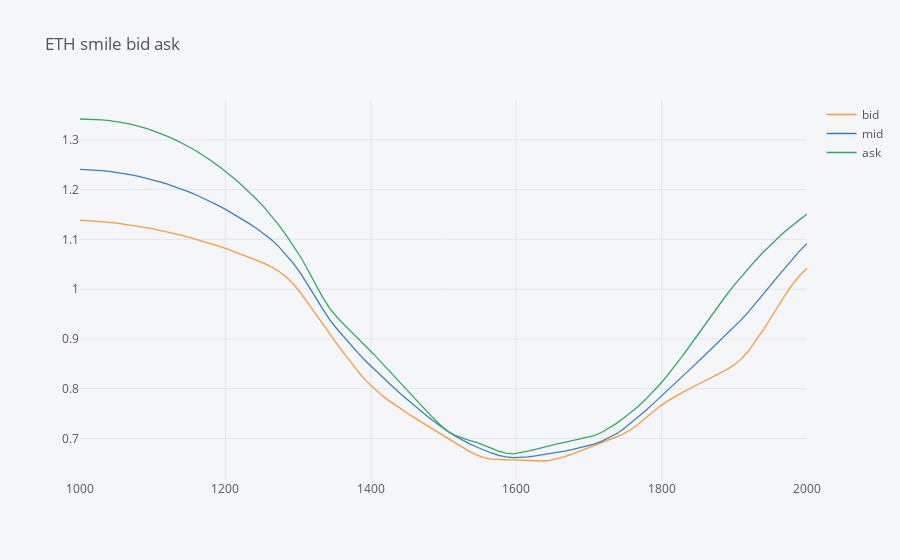

Notebook source saved alongside this figure:
### Markdown cell above
# copied from https://pro.amberdata.io/options/deribit/eth/current

### Code cell
class Mktdata:
    def __init__(self, P0, extrapolate: tuple[float]=None):  #(800,2500)):
        self.P0 = P0
        self.strikes =[1250,1300,1350,1400,1450,1500,1550,1600,1650,1700,1750,1800,1900,2000]
        self.bid = [105.38,99.89,89.61,80.61,75.09,70.52,66.4,65.68,65.67,68.12,71.1,76.7,84.79,104.2]
        self.ask = [116.97,107.27,94.92,87.56,79.66,72.13,68.97,66.94,68.7,70.24,74.3,81.26,100.84,115.05]
        self.mid = [111.47,103.91,92.61,84.54,77.81,71.99,67.98,66.12,67.01,68.56,72.16,78.51,92.43,109.2]
        if extrapolate is not None:
            self.strikes = [extrapolate[0]] + self.strikes + [extrapolate[1]]
            self.bid = [2*self.bid[0]-self.bid[1]] + self.bid + [self.bid[-1]]
            self.ask = [2*self.ask[0]-self.ask[1]] + self.ask + [self.ask[-1]]
            self.mid = [2*self.mid[0]-self.mid[1]] + self.mid + [self.mid[-1]]
        self.smiles = {key:Akima1DInterpolator(x=self.strikes,
                                    y=[getattr(self,key)[i]/100 for i in range(len(self.strikes))],
                                              )#extrapolate=True)
                       for key in ['bid','ask','mid']}
    def IV(self,k, query):
        return self.smiles[query](k)
        
mkt = Mktdata(1550,extrapolate=(800,2500))
grid = np.linspace(1000,2000,100)
pd.DataFrame(index=grid,
             columns=['bid','mid','ask'],
             data=[[mkt.IV(s,query) for query in ['bid','mid','ask']]for s in grid]).iplot(title='ETH smile bid ask')
